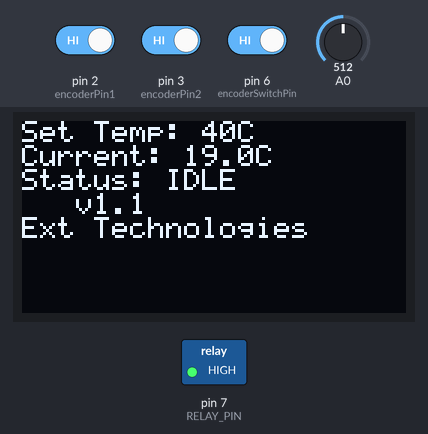
Bench run of a sketch on a simulated Arduino Uno, built with avr-gcc and run on an emulated ATmega328P. Parts: 128×64 one-colour display, switched loads named in the sketch (green lamp = pin HIGH). Dashed ring = blinking. Inputs (shaded band) come from the test bench; at power-on: pin 6 (encoderSwitchPin) HIGH, A0 = 512, pin 3 (encoderPin2) HIGH, pin 2 (encoderPin1) HIGH.

Above: at 2.7 s.
2.8 s: pin 6 (encoderSwitchPin) driven LOW
At 3.19 s:
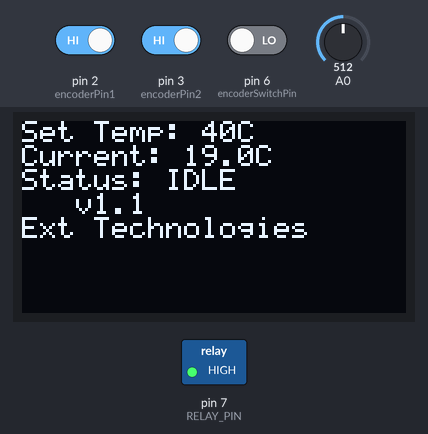
4.7 s: A0 set to 720
At 5.02 s:
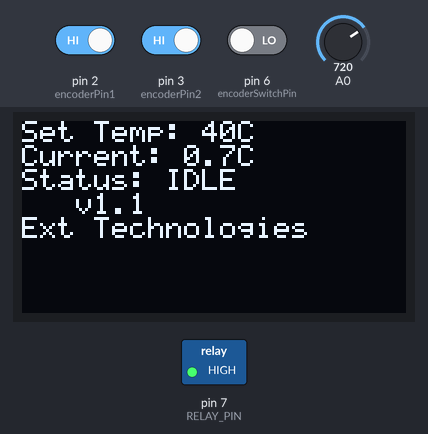
6.4 s: A0 set to 736
At 6.68 s:
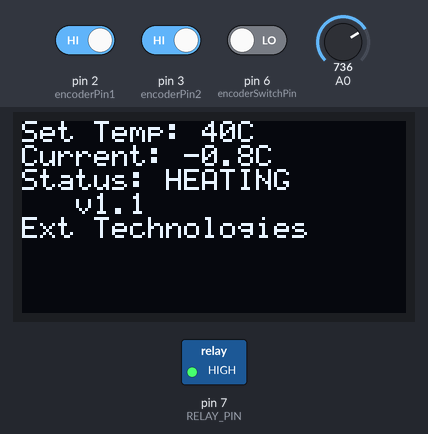
8.5 s: pin 3 (encoderPin2) driven LOW
At 8.66 s:
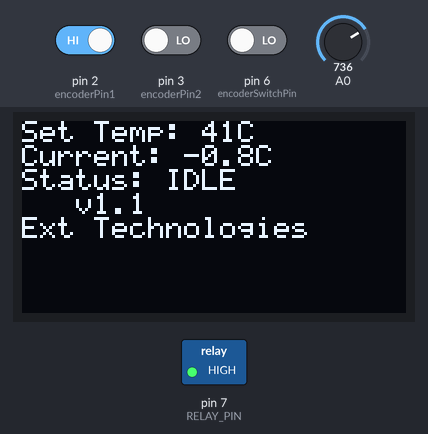
10.0 s: A0 set to 1023
At 10.33 s:
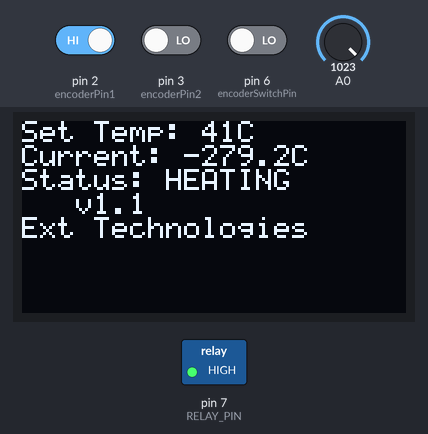
13.0 s: pin 2 (encoderPin1) driven LOW
At 13.23 s:
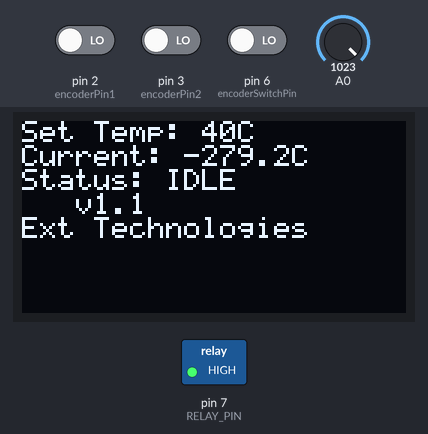
Timing chart, 0 to 17.0 s (numbered marks = the images above; inputs shaded):
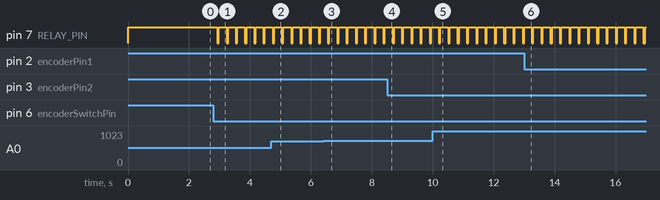

The sketch:

HEAT_PLATE_OPTIMIZED_OLED_V1.1.ino
```cpp
/*
 *  Heat Plate Controller OLED v1.1
 *  Microcontroller: ATmega328P / ATmega8
 *  ---------------------------------------
 *  Developed by: Javier Rayhan
 *  Date        : 11 April 2025
 *
 *  Project Description:
 *  This project controls the heating process using a microcontroller,
 *  allowing precise temperature management for a heat plate system.
 *  It can be used in DIY soldering stations, 3D printer heated beds, or lab tools.
 *
 *  Contact & Portfolio:
 *  Instagram : @zv.cpp
 *  GitHub    : github.com/javieryql
 *  LinkedIn  : linkedin.com/in/javierrayhan
 *
 *  © 2025 Javier Rayhan. All rights reserved.
 */

#include <thermistor.h>
#include <Wire.h>
#include <SSD1306Ascii.h>
#include <SSD1306AsciiWire.h>

// === OLED Setup ===
SSD1306AsciiWire oled;

// === Thermistor Setup ===
const float BETA = 3950; // Beta Coefficient for 10k Thermistor (cek datasheet kalo beda)

// === Encoder Pins ===
#define encoderPin1 2
#define encoderPin2 3
#define encoderSwitchPin 6

volatile uint8_t lastEncoded = 0;
volatile uint16_t encoderValue = 40;
int setTemperature = 40;
bool heatingStatus = false;

const uint8_t sampleCount = 40;

// === Relay ===
#define RELAY_PIN 7

void setup() {
  pinMode(RELAY_PIN, OUTPUT);
  digitalWrite(RELAY_PIN, HIGH);

  pinMode(encoderPin1, INPUT_PULLUP);
  pinMode(encoderPin2, INPUT_PULLUP);
  pinMode(encoderSwitchPin, INPUT_PULLUP);

  attachInterrupt(digitalPinToInterrupt(encoderPin1), updateEncoder, CHANGE);
  attachInterrupt(digitalPinToInterrupt(encoderPin2), updateEncoder, CHANGE);

  Wire.begin();
  oled.begin(&Adafruit128x64, 0x3C);
  oled.setFont(System5x7);

  oled.clear();
  oled.println("  Heat Plate");
  oled.println("  Controller");
  oled.println();
  oled.println("   v1.1");
  oled.println("Ext Technologies");

  delay(1500);
}

void loop() {
  // === Average Temperature ===
  float suhuRataRata = getAverageTemp(sampleCount);

  if (digitalRead(encoderSwitchPin) == LOW) {
    if (!heatingStatus) {
      heatingStatus = true;
    } else {
      heatingStatus = false;
      digitalWrite(RELAY_PIN, HIGH);  // turn off relay
    }
    delay(100);  // debounce
  }

  if (heatingStatus) {
    if (suhuRataRata < setTemperature) {
      digitalWrite(RELAY_PIN,LOW);
    } else {
      digitalWrite(RELAY_PIN, HIGH);
    }
  }

  setTemperature = encoderValue;

  // === OLED ===
  oled.setCursor(0, 0);
  oled.print("Set Temp: ");
  oled.print(setTemperature);
  oled.print((char)248);
  oled.println("C   ");

  oled.setCursor(0, 1);
  oled.print("Current: ");
  oled.print(suhuRataRata, 1);
  oled.print((char)248);
  oled.println("C   ");

  oled.setCursor(0, 2);
  oled.print("Status: ");
  oled.println(heatingStatus ? "HEATING " : "IDLE    ");
}

// === Function to get average temperature using thermistor ===
float getAverageTemp(uint8_t jumlahSampel) {
  float total = 0;
  for (uint8_t i = 0; i < jumlahSampel; i++) {
    total += analog2temp(A0);
  }
  delay(10);
  return (total / jumlahSampel)-6;
}

// === Function to convert analog value to temperature ===
float analog2temp(int analogPin) {
  int analogValue = analogRead(analogPin);
  float celsius = 1 / (log(1 / (1023. / analogValue - 1)) / BETA + 1.0 / 298.15) - 273.15;
  return celsius;
}

// === Encoder Interrupt ===
void updateEncoder() {
  int MSB = digitalRead(encoderPin1);  // Most Significant Bit
  int LSB = digitalRead(encoderPin2);  // Least Significant Bit

  int encoded = (MSB << 1) | LSB;
  int sum = (lastEncoded << 2) | encoded;

  if (sum == 0b1101 || sum == 0b0100 || sum == 0b0010 || sum == 0b1011) encoderValue++;  // clockwise
  if (sum == 0b1110 || sum == 0b0111 || sum == 0b0001 || sum == 0b1000) encoderValue--;  // counter-clockwise

  if (encoderValue < 40) encoderValue = 40;
  if (encoderValue > 250) encoderValue = 250;

  lastEncoded = encoded;
}
```

Measured:
- the behaviour switches between 727 and 728 on A0 (found by bisection; images 2 and 3)
- after the input at 2.8 s, pin 7 (RELAY_PIN): alternates HIGH for 0.25 s and LOW for 0.05 s, starting after 0.13 s; the display: first changes after 0.16 s (image 1 shows a later state)
- after the input at 4.7 s, the display: first differs from a run without the input after 0.25 s (image 2)
- after the input at 6.4 s, the display: first differs from a run without the input after 0.21 s (image 3)
- after the input at 8.5 s, the display: changes after 0.08 s (image 4)
- after the input at 10.0 s, the display: first differs from a run without the input after 0.26 s (image 5)
- after the input at 13.0 s, the display: first differs from a run without the input after 0.15 s (image 6)
